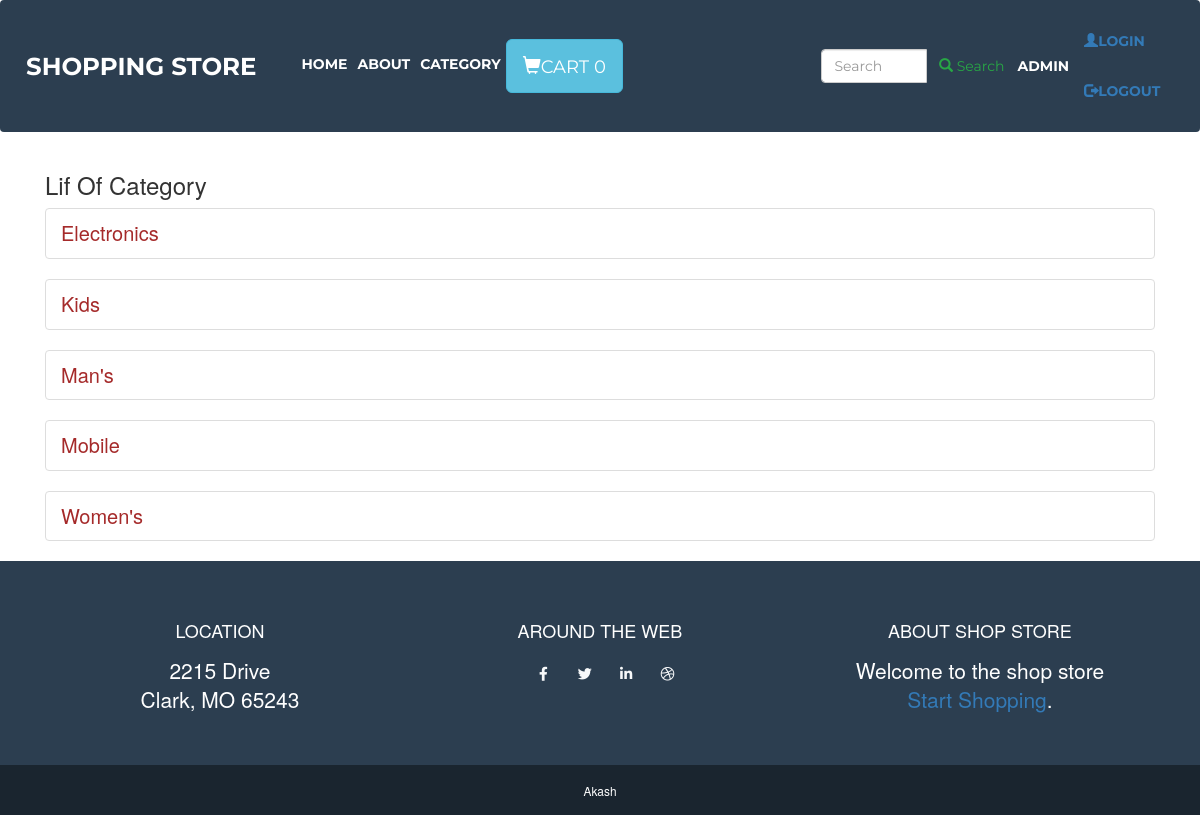
/category/list/ (signed in), run on the app's committed database.
### accounts/models.py (models this page shows, shortened)
class User(AbstractBaseUser):
    email       = models.EmailField(max_length=255, unique=True)
    username   = models.CharField(max_length=255, blank=True, null=True)
    first_name = models.CharField(max_length=30,
                                  help_text='First Name of the user.')
    last_name = models.CharField(max_length=30,
                                 help_text='Last Name of the user.')
    is_active   = models.BooleanField(default=True)
    staff       = models.BooleanField(default=False)
    admin       = models.BooleanField(default=False)
    timestamp   = models.DateTimeField(auto_now_add=True)
    USERNAME_FIELD = 'email'
    REQUIRED_FIELDS = ['username']
    objects = UserManager()

### category/models.py (models this page shows, shortened)
class Category(models.Model):
    name = models.CharField(max_length=150, db_index=True)
    created_at = models.DateTimeField(auto_now_add=True)
    updated_at = models.DateTimeField(auto_now=True)
    class Meta:
        ordering = ('name', )
        verbose_name = 'category'
        verbose_name_plural = 'categories'

### category/views.py (the view)
# urls.py: path('list/', views.CategoryListView.as_view(), name='category_list'),
class CategoryListView(ListView):
    template_name = 'category/category_list.html'
    model = Category

### cart/context_processor.py (called while the page is built)
def cart(request):
    cart = settings.CART_SESSION_ID
    return {'cart':cart}

### cart/templatetags/add_tags.py (called while the page is built)
@register.simple_tag
def cart_item_count(user,key):
    try:
        count = OrderProduct.objects.filter(owner__username =user,session_key=key,is_ordered=False)[0].items.count()
        return count
    except:
        return 0

### category/templates/category/category_list.html (shortened to what this page needs)
{% extends 'base/index.html' %} {% load static %} {% block pagecontent %}
<div class="container">
    <h3>Lif Of Category</h3>
    {% for obj in object_list %}
   <ul class="list-group">
     <li class="list-group-item"><a  href="{% url 'category:category_type' obj.pk  %}" class="link">{{obj.name}}</a></li>
    </ul>
    {% endfor %}
</div>
{% endblock %}

### templates/base/index.html (shortened to what this page needs)
<!DOCTYPE html> {% load static %} {% load add_tags   %}
<html lang="en">
<head>
  <link href="{% static 'vendor/fontawesome-free/css/all.min.css' %}" rel="stylesheet" type="text/css">
  <link href="{% static  'css/freelancer.min.css' %}" rel="stylesheet">
  <link rel="stylesheet" href="https://maxcdn.bootstrapcdn.com/bootstrap/3.4.0/css/bootstrap.min.css">
</head>
<body id="page-top">
  <nav class="navbar navbar-expand-lg bg-secondary text-uppercase fixed-top" id="mainNav">
    <div class="container">
      <a class="navbar-brand js-scroll-trigger" href="{% url 'products:list' %}">Shopping Store</a>
      <div class="collapse navbar-collapse" id="navbarResponsive">
        <ul class="navbar-nav mr-auto">
          <li class="nav-item active">
            <a class="nav-link" href="{% url 'products:list' %}">Home
            </a>
          </li>
          <li class="nav-item">
            <a class="nav-link" href="{% url 'products:about' %}">About</a>
          </li>
          <li class="nav-item">
            <a class="nav-link" href="{% url 'category:category_list' %}">Category</a>
          </li>
          <li class="nav-item">
            {% if  request.user.is_authenticated %}
                <a href="{% url 'cart:order_summary' %}" class="btn btn-info btn-lg">
                  <span class="glyphicon glyphicon-shopping-cart"></span>Cart {% cart_item_count user=request.user.username key='cart'  %}
                </a>
            {% else  %}
              <a href="{% url 'cart:order_summary' %}" class="btn btn-info btn-lg">
                   <span class="glyphicon glyphicon-shopping-cart"></span>Cart {% cart_item_count user=None key=cart %}
            </a>
            {% endif %}
          </li>
        </ul>
      </div>
    </div>
    {% include 'search/search-form.html' %}
    {% if  request.user.is_authenticated %}
         <span style="color: white"> {{request.user.username}}</span>
    {% endif %}
    <ul class="nav navbar-nav navbar-right">
      <li>
              <a href="{% url 'accounts:login' %}">
                <span class="glyphicon glyphicon-user"></span>Login
              </a>
      </li>
      {% if  request.user.is_authenticated %}
      <li>
          <a href="{% url 'accounts:logout' %}">
              <span class="glyphicon glyphicon-log-out"></span>Logout
            </a>
      </li>
      {% endif %}
    </ul>
  </nav>
  {% block pagecontent %} {% endblock %}
  <footer class="footer text-center">
    <div class="container">
      <div class="row">
        <div class="col-lg-4 mb-5 mb-lg-0">
          <h4 class="text-uppercase mb-4">Location</h4>
          <p class="lead mb-0">2215  Drive
            <br>Clark, MO 65243</p>
        </div>
        <div class="col-lg-4 mb-5 mb-lg-0">
          <h4 class="text-uppercase mb-4">Around the Web</h4>
          <a class="btn btn-outline-light btn-social mx-1" href="#">
            <i class="fab fa-fw fa-facebook-f"></i>
          </a>
          <a class="btn btn-outline-light btn-social mx-1" href="#">
            <i class="fab fa-fw fa-twitter"></i>
          </a>
          <a class="btn btn-outline-light btn-social mx-1" href="#">
            <i class="fab fa-fw fa-linkedin-in"></i>
          </a>
          <a class="btn btn-outline-light btn-social mx-1" href="#">
            <i class="fab fa-fw fa-dribbble"></i>
          </a>
        </div>
        <div class="col-lg-4">
          <h4 class="text-uppercase mb-4">About shop Store</h4>
          <p class="lead mb-0">Welcome  to the shop store<br>
            <a href="#">Start Shopping</a>.</p>
        </div>
      </div>
    </div>
  </footer>
  <section class="copyright py-4 text-center text-white">
    <div class="container">
      <small>Akash </small>
    </div>
  </section>
</body>
</html>

### category/templates/category/category_list.html (style rules this page uses)
.link { color:brown; text-decoration-line: none; font-size: 20px; }

### data on the page
User: username "0", user.username "ADMIN"
Category: name "Electronics"
Category: name "Kids"
Category: name "Man's"
Category: name "Mobile"
Category: name "Women's"
